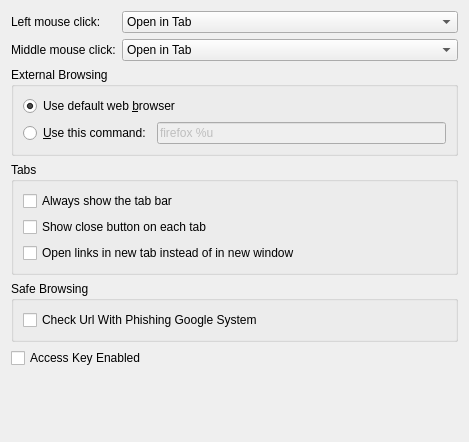
<?xml version="1.0" encoding="UTF-8"?>
<ui version="4.0">
 <author>Gary Cramblitt</author>
 <class>Akregator::SettingsBrowser</class>
 <widget class="QWidget" name="Akregator::SettingsBrowser">
  <property name="geometry">
   <rect>
    <x>0</x>
    <y>0</y>
    <width>469</width>
    <height>442</height>
   </rect>
  </property>
  <layout class="QVBoxLayout" name="verticalLayout">
   <item>
    <layout class="QFormLayout" name="formLayout">
     <item row="0" column="0">
      <widget class="QLabel" name="LMBlabel">
       <property name="text">
        <string>Left mouse click:</string>
       </property>
      </widget>
     </item>
     <item row="0" column="1">
      <widget class="KComboBox" name="kcfg_LMBBehaviour">
       <item>
        <property name="text">
         <string>Open in Tab</string>
        </property>
       </item>
       <item>
        <property name="text">
         <string>Open in Background Tab</string>
        </property>
       </item>
       <item>
        <property name="text">
         <string>Open in External Browser</string>
        </property>
       </item>
      </widget>
     </item>
     <item row="1" column="0">
      <widget class="QLabel" name="MMBlabel">
       <property name="text">
        <string>Middle mouse click:</string>
       </property>
      </widget>
     </item>
     <item row="1" column="1">
      <widget class="KComboBox" name="kcfg_MMBBehaviour">
       <item>
        <property name="text">
         <string>Open in Tab</string>
        </property>
       </item>
       <item>
        <property name="text">
         <string>Open in Background Tab</string>
        </property>
       </item>
       <item>
        <property name="text">
         <string>Open in External Browser</string>
        </property>
       </item>
      </widget>
     </item>
    </layout>
   </item>
   <item>
    <widget class="QGroupBox" name="externalBrowserGroupBox">
     <property name="title">
      <string>External Browsing</string>
     </property>
     <layout class="QGridLayout">
      <item row="1" column="1">
       <widget class="QLineEdit" name="kcfg_ExternalBrowserCustomCommand">
        <property name="enabled">
         <bool>false</bool>
        </property>
        <property name="text">
         <string>firefox %u</string>
        </property>
       </widget>
      </item>
      <item row="1" column="0">
       <widget class="QRadioButton" name="kcfg_ExternalBrowserUseCustomCommand">
        <property name="text">
         <string>&amp;Use this command:</string>
        </property>
       </widget>
      </item>
      <item row="0" column="0" colspan="2">
       <widget class="QRadioButton" name="kcfg_ExternalBrowserUseKdeDefault">
        <property name="text">
         <string>Use default web &amp;browser</string>
        </property>
        <property name="checked">
         <bool>true</bool>
        </property>
       </widget>
      </item>
     </layout>
    </widget>
   </item>
   <item>
    <widget class="QGroupBox" name="tabsGroupBox">
     <property name="title">
      <string>Tabs</string>
     </property>
     <layout class="QVBoxLayout" name="verticalLayout_2">
      <item>
       <widget class="QCheckBox" name="kcfg_AlwaysShowTabBar">
        <property name="text">
         <string>Always show the tab bar</string>
        </property>
       </widget>
      </item>
      <item>
       <widget class="QCheckBox" name="kcfg_CloseButtonOnTabs">
        <property name="text">
         <string>Show close button on each tab</string>
        </property>
       </widget>
      </item>
      <item>
       <widget class="QCheckBox" name="kcfg_NewWindowInTab">
        <property name="text">
         <string>Open links in new tab instead of in new window</string>
        </property>
       </widget>
      </item>
     </layout>
    </widget>
   </item>
   <item>
    <widget class="QGroupBox" name="groupBox_5">
     <property name="title">
      <string>Safe Browsing</string>
     </property>
     <layout class="QVBoxLayout" name="verticalLayout_3">
      <item>
       <widget class="QCheckBox" name="kcfg_CheckPhishingUrl">
        <property name="text">
         <string>Check Url With Phishing Google System</string>
        </property>
       </widget>
      </item>
     </layout>
    </widget>
   </item>
   <item>
    <widget class="QCheckBox" name="kcfg_AccessKeyEnabled">
     <property name="text">
      <string>Access Key Enabled</string>
     </property>
    </widget>
   </item>
   <item>
    <spacer>
     <property name="orientation">
      <enum>Qt::Vertical</enum>
     </property>
     <property name="sizeHint" stdset="0">
      <size>
       <width>20</width>
       <height>1</height>
      </size>
     </property>
    </spacer>
   </item>
  </layout>
 </widget>
 <customwidgets>
  <customwidget>
   <class>KComboBox</class>
   <extends>QComboBox</extends>
   <header>kcombobox.h</header>
  </customwidget>
 </customwidgets>
 <resources/>
 <connections/>
</ui>
